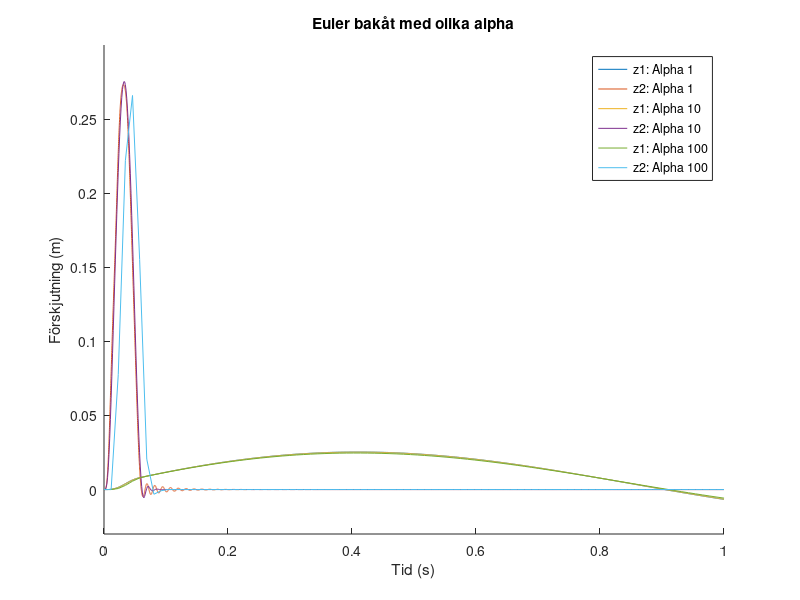

This chart was generated by the following MATLAB code:


% Definiera parametrar
m1 = 465; % massa för chassidelen (kg)
m2 = 55; % massa för hjulet (kg)
k1 = 5350; % fjäderkonstant för chassifjädern (N/m)
k2_ref = 136100; % referensvärde för fjäderkonstant för däckfjädern (N/m)
c1 = 310; % dämpningskonstant för chassifjädern (Ns/m)
c2 = 1250; % dämpningskonstant för däckfjädern (Ns/m)
H = 0.27; % höjd på gupp (m)
L = 1.1; % längd på gupp (m)
v_speed = 63/3.6; % hastighet av fordonet (m/s)
v0 = [0; 0; 0; 0]; % initialvillkor

k2 = 100 * k2_ref; % Uppdaterad fjäderkonstant för däckfjädern

% Skapa systemmatrisen A korrekt
A = [0 0 1 0; 0 0 0 1; -k1/m1 k1/m1 -c1/m1 c1/m1; k1/m2 -(k1+k2)/m2 c1/m2 -(c1+c2)/m2];

% Beräkna egenvärden och bestäm tmax och h steg
eigenvalues = eig(A);
tmax = min((-2*real(eigenvalues))./(abs(eigenvalues).^2));
alpha_values = [1, 10, 100]; % Alpha värden att testa
Delta_t = alpha_values * tmax;

% Förbered figuren för plotting
figure;
hold on;

% Loop över olika alpha värden
for alpha = alpha_values
    % Skala tidssteget
    h = alpha * tmax;

    % Antal tidssteg och tidsvektor
    t_end = 1;
    num_steps = ceil(t_end / h);
    t_span = linspace(0, t_end, num_steps);

    % Initialisera tillståndsvektor
    y = zeros(4, num_steps);
    y(:,1) = [0; 0; 0; 0];

    % Skapa matrisen som används vid varje iteration av Euler bakåt
    I = eye(size(A));
    B = I - h * A; % Justera detta för Euler bakåt

    % Euler bakåt-loop
    for i = 1:(num_steps - 1)
        t = t_span(i);

        % Bestäm h och h' baserat på tiden
        if t <= L/v_speed
            h_height = (H/2)*(1 - cos((2*pi*v_speed*t)/L));
            h_prim = ((H*pi*v_speed)/L)*sin((2*pi*v_speed*t)/L);
        else
            h_height = 0;
            h_prim = 0;
        end

        % Beräkna kraftvektorn F
        F = [0; 0; 0; (k2*h_height)/m2 + (c2*h_prim)/m2];
        
        % Uppdatera tillståndet y med Euler bakåt
        y(:, i+1) = B \ (y(:, i) + h * F);
    end

    % Plotta resultat för aktuellt alpha
    plot(t_span, y(1, :), 'DisplayName', sprintf('z1: Alpha %d', alpha));
    plot(t_span, y(2, :), 'DisplayName', sprintf('z2: Alpha %d', alpha));
end

% Formatera plotten
title('Euler bakåt med olika alpha');
xlabel('Tid (s)');
ylabel('Förskjutning (m)');
legend;
ylim([-0.03 0.3]);
hold off;












